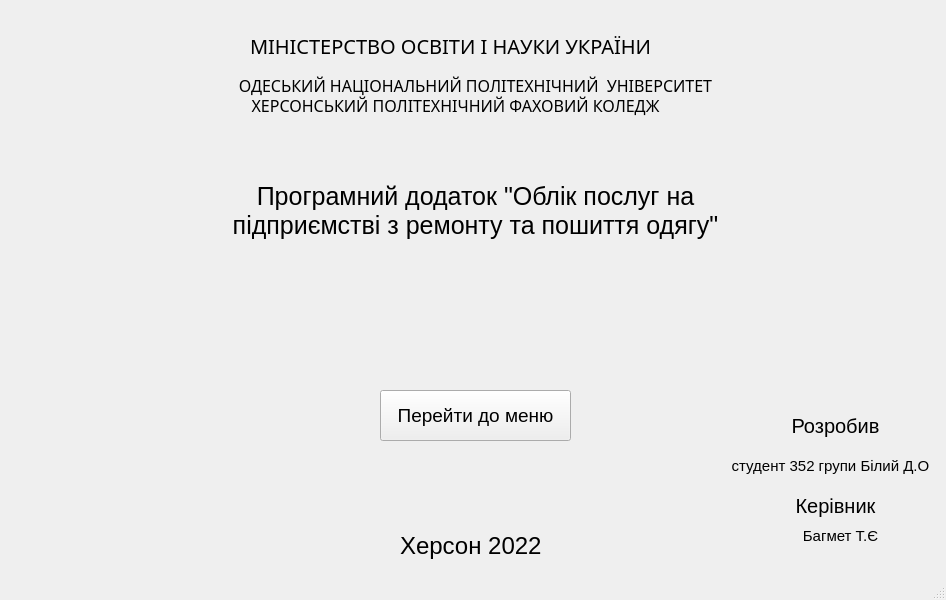
<?xml version="1.0" encoding="UTF-8"?>
<ui version="4.0">
 <class>MainWindow</class>
 <widget class="QMainWindow" name="MainWindow">
  <property name="geometry">
   <rect>
    <x>0</x>
    <y>0</y>
    <width>946</width>
    <height>600</height>
   </rect>
  </property>
  <property name="windowTitle">
   <string>MainWindow</string>
  </property>
  <widget class="QWidget" name="centralwidget">
   <widget class="QPushButton" name="to_menu_button">
    <property name="geometry">
     <rect>
      <x>380</x>
      <y>390</y>
      <width>191</width>
      <height>51</height>
     </rect>
    </property>
    <property name="font">
     <font>
      <pointsize>14</pointsize>
     </font>
    </property>
    <property name="text">
     <string>Перейти до меню</string>
    </property>
   </widget>
   <widget class="QLabel" name="label">
    <property name="geometry">
     <rect>
      <x>400</x>
      <y>530</y>
      <width>151</width>
      <height>31</height>
     </rect>
    </property>
    <property name="font">
     <font>
      <pointsize>18</pointsize>
     </font>
    </property>
    <property name="text">
     <string>Херсон 2022</string>
    </property>
   </widget>
   <widget class="QLabel" name="label_2">
    <property name="geometry">
     <rect>
      <x>660</x>
      <y>10</y>
      <width>291</width>
      <height>401</height>
     </rect>
    </property>
    <property name="font">
     <font>
      <pointsize>18</pointsize>
     </font>
    </property>
    <property name="text">
     <string/>
    </property>
    <property name="pixmap">
     <pixmap resource="../resources.qrc">:/newPrefix/assets/1.png</pixmap>
    </property>
   </widget>
   <widget class="QLabel" name="label_3">
    <property name="geometry">
     <rect>
      <x>-60</x>
      <y>20</y>
      <width>291</width>
      <height>401</height>
     </rect>
    </property>
    <property name="font">
     <font>
      <pointsize>18</pointsize>
     </font>
    </property>
    <property name="text">
     <string/>
    </property>
    <property name="pixmap">
     <pixmap resource="../resources.qrc">:/newPrefix/assets/2.png</pixmap>
    </property>
   </widget>
   <widget class="QLabel" name="label_4">
    <property name="geometry">
     <rect>
      <x>250</x>
      <y>30</y>
      <width>451</width>
      <height>31</height>
     </rect>
    </property>
    <property name="font">
     <font>
      <family>Montserrat SemiBold</family>
      <pointsize>15</pointsize>
     </font>
    </property>
    <property name="text">
     <string>МІНІСТЕРСТВО ОСВІТИ І НАУКИ УКРАЇНИ</string>
    </property>
   </widget>
   <widget class="QLabel" name="label_5">
    <property name="geometry">
     <rect>
      <x>210</x>
      <y>60</y>
      <width>531</width>
      <height>51</height>
     </rect>
    </property>
    <property name="font">
     <font>
      <family>Montserrat SemiBold</family>
      <pointsize>12</pointsize>
     </font>
    </property>
    <property name="text">
     <string>ОДЕСЬКИЙ НАЦІОНАЛЬНИЙ ПОЛІТЕХНІЧНИЙ  УНІВЕРСИТЕТ</string>
    </property>
    <property name="alignment">
     <set>Qt::AlignCenter</set>
    </property>
    <property name="wordWrap">
     <bool>true</bool>
    </property>
   </widget>
   <widget class="QLabel" name="label_6">
    <property name="geometry">
     <rect>
      <x>170</x>
      <y>80</y>
      <width>571</width>
      <height>51</height>
     </rect>
    </property>
    <property name="font">
     <font>
      <family>Montserrat SemiBold</family>
      <pointsize>12</pointsize>
     </font>
    </property>
    <property name="text">
     <string>ХЕРСОНСЬКИЙ ПОЛІТЕХНІЧНИЙ ФАХОВИЙ КОЛЕДЖ</string>
    </property>
    <property name="alignment">
     <set>Qt::AlignCenter</set>
    </property>
    <property name="wordWrap">
     <bool>true</bool>
    </property>
   </widget>
   <widget class="QLabel" name="label_7">
    <property name="geometry">
     <rect>
      <x>190</x>
      <y>180</y>
      <width>571</width>
      <height>61</height>
     </rect>
    </property>
    <property name="font">
     <font>
      <pointsize>19</pointsize>
     </font>
    </property>
    <property name="text">
     <string>Програмний додаток &quot;Облік послуг на підприємстві з ремонту та пошиття одягу&quot;</string>
    </property>
    <property name="alignment">
     <set>Qt::AlignCenter</set>
    </property>
    <property name="wordWrap">
     <bool>true</bool>
    </property>
   </widget>
   <widget class="QLabel" name="label_8">
    <property name="geometry">
     <rect>
      <x>780</x>
      <y>410</y>
      <width>111</width>
      <height>31</height>
     </rect>
    </property>
    <property name="font">
     <font>
      <pointsize>15</pointsize>
     </font>
    </property>
    <property name="text">
     <string>Розробив</string>
    </property>
    <property name="alignment">
     <set>Qt::AlignCenter</set>
    </property>
    <property name="wordWrap">
     <bool>true</bool>
    </property>
   </widget>
   <widget class="QLabel" name="label_9">
    <property name="geometry">
     <rect>
      <x>730</x>
      <y>450</y>
      <width>201</width>
      <height>31</height>
     </rect>
    </property>
    <property name="font">
     <font>
      <pointsize>11</pointsize>
     </font>
    </property>
    <property name="text">
     <string>студент 352 групи Білий Д.О</string>
    </property>
    <property name="alignment">
     <set>Qt::AlignCenter</set>
    </property>
    <property name="wordWrap">
     <bool>true</bool>
    </property>
   </widget>
   <widget class="QLabel" name="label_10">
    <property name="geometry">
     <rect>
      <x>780</x>
      <y>490</y>
      <width>111</width>
      <height>31</height>
     </rect>
    </property>
    <property name="font">
     <font>
      <pointsize>15</pointsize>
     </font>
    </property>
    <property name="text">
     <string>Керівник</string>
    </property>
    <property name="alignment">
     <set>Qt::AlignCenter</set>
    </property>
    <property name="wordWrap">
     <bool>true</bool>
    </property>
   </widget>
   <widget class="QLabel" name="label_11">
    <property name="geometry">
     <rect>
      <x>740</x>
      <y>520</y>
      <width>201</width>
      <height>31</height>
     </rect>
    </property>
    <property name="font">
     <font>
      <pointsize>11</pointsize>
     </font>
    </property>
    <property name="text">
     <string>Багмет Т.Є</string>
    </property>
    <property name="alignment">
     <set>Qt::AlignCenter</set>
    </property>
    <property name="wordWrap">
     <bool>true</bool>
    </property>
   </widget>
  </widget>
  <widget class="QStatusBar" name="statusbar"/>
 </widget>
 <resources>
  <include location="../resources.qrc"/>
 </resources>
 <connections/>
</ui>
